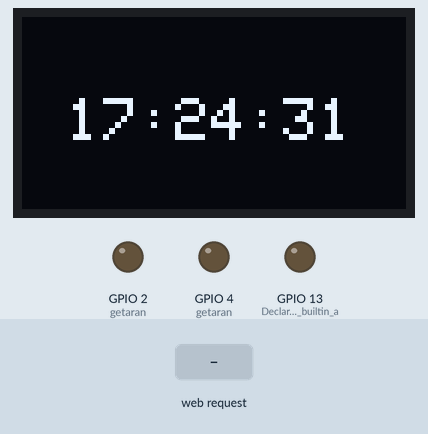
Recording of a sketch running on a simulated ESP32. Parts: 128×64 one-colour display, output pins drawn as LEDs (lit = HIGH). Inputs (shaded band) come from the test bench. WiFi joins after 1.5 s; servers stay silent unless stated; network time is answered at once with the bench clock; the local clock reads 2024-03-15 10:24:30 at power-on unless the sketch sets it; what the sketch prints to the serial monitor is not drawn.

Above: at 2.7 s.
2.8 s: HTTP request GET /LED_On received
At 3.5 s:
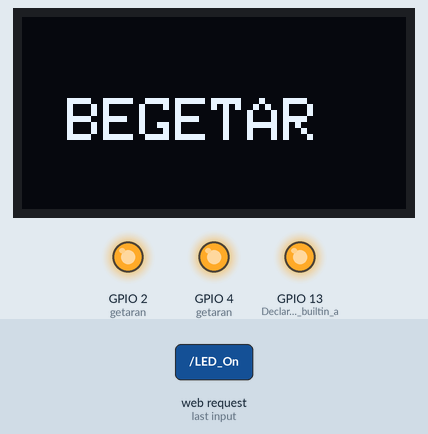
At 3.9 s:
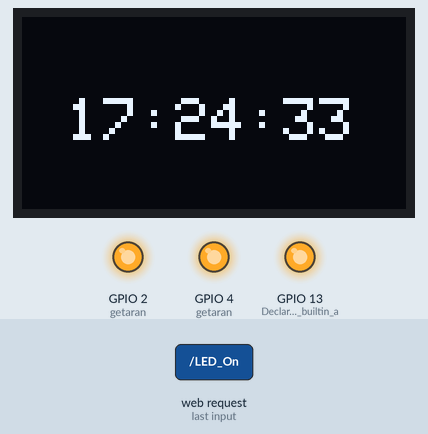
8.1 s: HTTP request GET /LED_Off received
At 9.4 s:
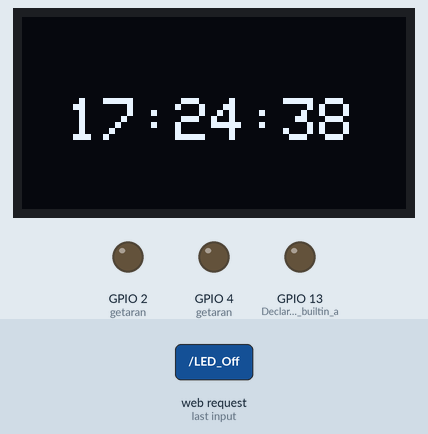
Timing chart, 0 to 11.1 s (numbered marks = the images above; inputs shaded):
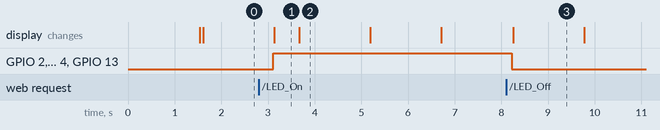

The sketch:

Server_Gelang.ino
```cpp
#include <Wire.h>
#include <Adafruit_SSD1306.h> // Memanggil Library OLED SSD1306
#include <WiFi.h>
#include <WiFiUDP.h>
#include <NTPClient.h>
#include <TimeLib.h>

#define SCREEN_WIDTH 128 // Lebar Oled dalam Pixel
#define SCREEN_HEIGHT 64 // Tinggi Oled dalam Pixel

#define OLED_RESET     4
Adafruit_SSD1306 display(SCREEN_WIDTH, SCREEN_HEIGHT, &Wire, OLED_RESET);


WiFiUDP ntpUDP;
NTPClient timeClient (ntpUDP);

int last_second ;


#include <WiFi.h>

//int led = 15; // utk getar,awalnya led
const char *ssid = "POCOM3";
const char *password = "bayudef1";
//const char* ssid = "Raspberrypi";                  // Your wifi Name
//const char* password = "12345678"; // Your wifi Password
const char* Commands_Reply;                 // The command variable that is sent to the client

const char * host = "192.168.194.28";          // IP Client


WiFiServer server(80);

void setup() {
  Serial.begin (115200);
  WiFi.begin (ssid, password);
  while (WiFi.status() != WL_CONNECTED) {
    delay (500);
    Serial.print (".");
  }

  timeClient.begin();

  Serial.begin (9600);
  if(!display.begin(SSD1306_SWITCHCAPVCC, 0x3C)) { // alamat I2C 0x3C untuk 128x64
  Serial.println(F("SSD1306 Gagal"));
  for(;;); // mengulang terus, hingga bisa menghubungkan ke I2C Oled
  }

  // put your setup code here, to run once:
  pinMode(13, OUTPUT);// Declare the LED builtin as an output
  pinMode (4, OUTPUT); //getaran
  pinMode (2, OUTPUT); //getaran
  Serial.begin(115200);                     // initialize serial:
  delay(10);

  Serial.println("");
  Serial.println("Server-------------------------------");
  Serial.print("Configuring access point");
  WiFi.begin(ssid, password);

  // Waiting to connect to wifi
  while (WiFi.status() != WL_CONNECTED) {
    delay(500);
    Serial.print(".");
  }
    Serial.println("");
    Serial.println("WiFi connected");

  // Start the server
    server.begin();
    Serial.println("Server started");

  // Print the IP address
    Serial.print("Use this URL to connect: ");
    Serial.print("http://");
    Serial.print(WiFi.localIP());
    Serial.println("/");
    Serial.println("-------------------------------------");
    Serial.println("");
}

void loop() {
  timeClient.update();
// Serial.println (timeClient.getFormattedTime());
// Serial.println (timeClient.getEpochTime());

  unsigned long rawTime = timeClient.getEpochTime() + 25200; // gmt jakarta
  if (rawTime != last_second){
    time_t t = rawTime ;
    int jam = hour (t);
    String jamStr = jam < 10 ? "0" + String(jam) : String (jam);
    int menit = minute(t);
    String menitStr = menit < 10 ? "0" + String(menit) : String (menit);
    int detik = second (t);
    String detikStr = detik <10 ? "0" + String (detik) : String (detik);

    String hari;
    switch (weekday(t)){
      case 1 :
        hari = "Ahad";
        break;
      case 2 :
        hari = "senin";
        break;
      case 3 :
        hari = "selasa";
        break;
      case 4 :
        hari = "Rabu";
        break;
      case 5 :
        hari = "Kamis";
        break;
      case 6 :
        hari = "Jumat";
        break;
      case 7 :
        hari = "sabtu";
        break;
    }
    int tgl = day(t);
    String tglStr = tgl < 10 ? "0" + String(tgl) : String (tgl);
    int bln = month(t);
    String blnStr = bln <10 ? "0" + String(bln) : String (bln);
    int thn = year(t);
    String thnStr = String(thn);

    String tanggal = hari + " " + tglStr + "/" + blnStr + "/" + thnStr;
    String waktu = jamStr + ":" + menitStr + ":" + detikStr;

    display.clearDisplay();
    display.setTextSize(2.5);
    display.setTextColor(WHITE);
    display.setCursor (15,27);
    display.println (waktu);
    //display.println (tanggal);

    display.display();
    delay (1000);
    last_second = rawTime;
  }
 delay(500);

  // put your main code here, to run repeatedly:
  // Check if a client has connected
  WiFiClient client = server.available();
  if (!client) {
    return;
  }

  // Wait until the client sends some data
  Serial.println("Server-------------------------------");
  Serial.println("New client");
  Serial.print("From client = ");
  while(!client.available()){
    delay(1);
  }

  // Read the first line of the request -------------------------------------
   String req = client.readStringUntil('\r');
   Serial.println(req);
   client.flush();

   //Command LED -------------------------------------------------------------

    if (req.indexOf("LED_On") != -1){
      Commands_Reply = "LED Status : On";
      Serial.print("Server send = ");
      Serial.println(Commands_Reply);
      client.print(String("GET ") + Commands_Reply + " HTTP/1.1\r\n" + "Host: " + host + "\r\n" + "Connection: close\r\n\r\n");
      digitalWrite(13, HIGH);
      digitalWrite(4, HIGH);
      digitalWrite(2, HIGH);
      display.clearDisplay();
      display.setTextSize(2);
      display.setTextColor(WHITE);
      display.setCursor (15,27);
      display.println ("BEGETAR");
      display.display();
      delay (500);
    }
   else if (req.indexOf("LED_Off") != -1){
    Commands_Reply = "LED Status : Off";
    Serial.print("Server send = ");
      Serial.println(Commands_Reply);
      client.print(String("GET ") + Commands_Reply + " HTTP/1.1\r\n" + "Host: " + host + "\r\n" + "Connection: close\r\n\r\n");
      digitalWrite(13, LOW);
      digitalWrite (4,LOW);
      digitalWrite(2, LOW);
    }
   else {
     Serial.println("invalid request");
     client.stop();
     return;
    }

   client.flush();
   Serial.println("Client disonnected");
   Serial.println("-------------------------------------");
   Serial.println("");
}
```

Measured:
- after the input at 2.8 s, GPIO 2 (getaran), GPIO 4 (getaran), GPIO 13 (Declare_the_LED_builtin_a): LOW → HIGH after 0.31 s; the display: changes after 0.34 s (image 1)
- after the input at 8.1 s, GPIO 2 (getaran), GPIO 4 (getaran), GPIO 13 (Declare_the_LED_builtin_a): HIGH → LOW after 0.12 s
- what the display in image 1 shows lasts 0.6 s, from 3.1 s to 3.7 s
- what the display in image 2 shows lasts 1.5 s, from 3.7 s to 5.2 s
